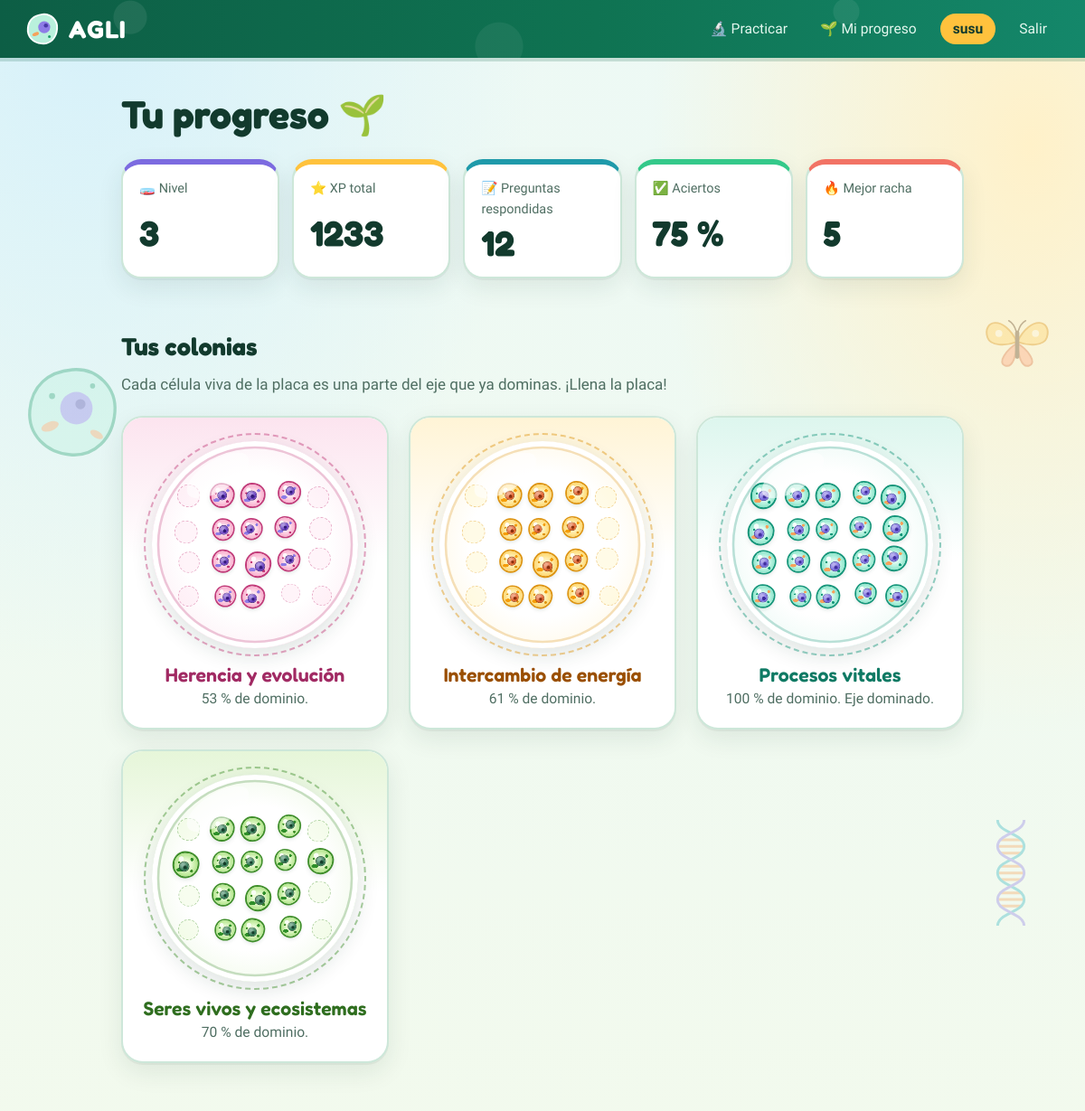
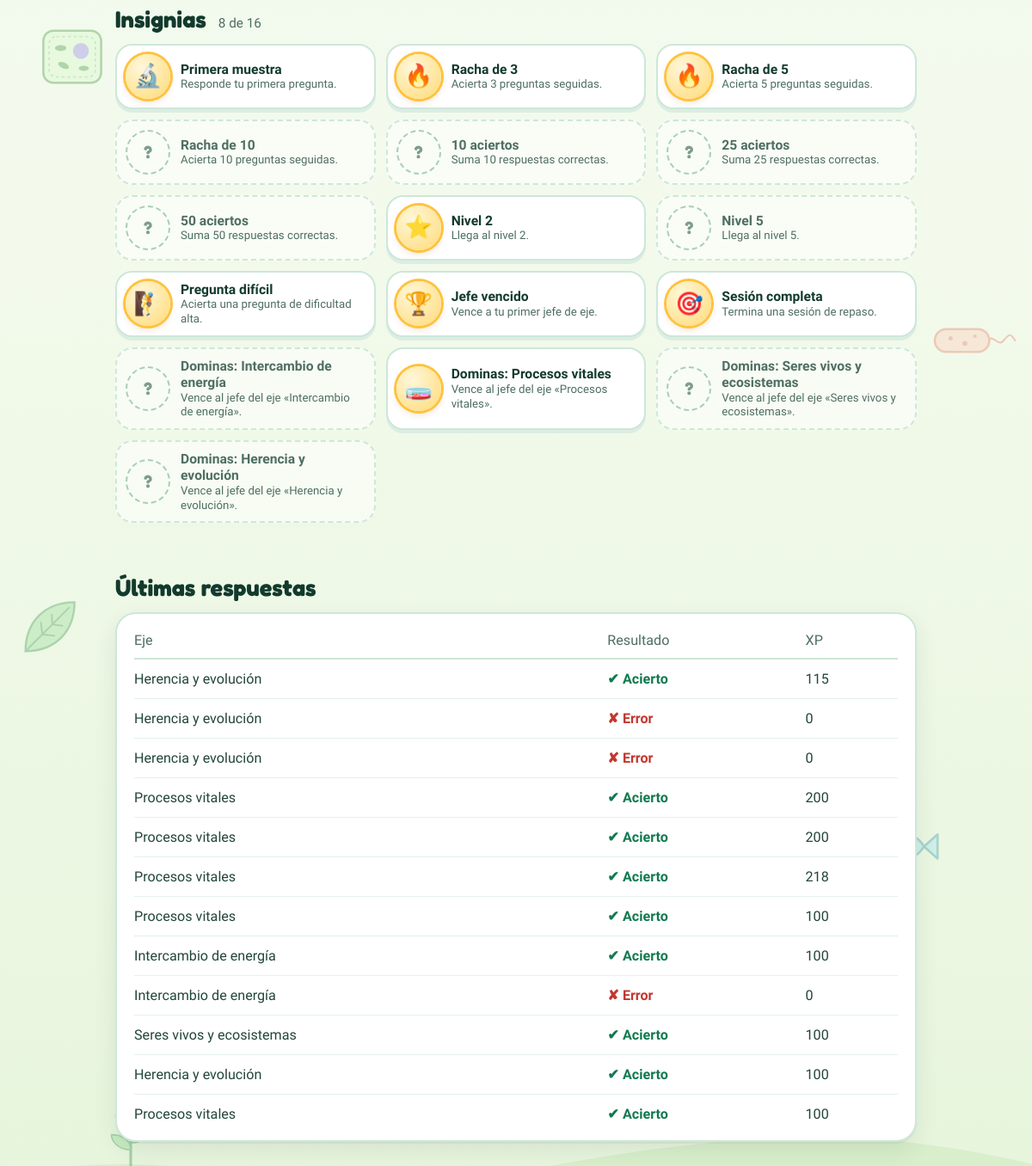
Screenshot of /progreso (signed in) with the database file from the repository (2 pictures, top to bottom).
### models.py (models this page shows)
class Usuario(db.Model):
    id = db.Column(db.Integer, primary_key=True)
    alias = db.Column(db.String(30), unique=True, nullable=False, index=True)   # sin nombres reales
    estado_json = db.Column(db.Text, nullable=False)      # StudentState (BKT, theta, XP, racha, jefe)
    rec_json = db.Column(db.Text)                         # pregunta pendiente (sobrevive a recargar la página)
    sesion_num = db.Column(db.Integer, default=1, nullable=False)
    sesion_n = db.Column(db.Integer, default=0, nullable=False)   # preguntas respondidas en la sesión actual
    sesion_xp0 = db.Column(db.Integer, default=0, nullable=False)
    creado = db.Column(db.DateTime, default=datetime.utcnow)

class Respuesta(db.Model):
    id = db.Column(db.Integer, primary_key=True)
    usuario_id = db.Column(db.Integer, db.ForeignKey("usuario.id"), index=True, nullable=False)
    sesion_num = db.Column(db.Integer, nullable=False)
    item_id = db.Column(db.String(10), nullable=False)
    kc = db.Column(db.String(80), nullable=False)
    dificultad = db.Column(db.Integer)
    opcion = db.Column(db.String(1), nullable=False)
    correcta = db.Column(db.Boolean, nullable=False)
    tiempo_ms = db.Column(db.Integer)
    p_pred = db.Column(db.Float)               # P(acierto) que predijo el motor antes de responder
    theta = db.Column(db.Float)                # habilidad IRT después de responder
    p_l = db.Column(db.Float)                  # P(dominio) del eje después de responder
    xp = db.Column(db.Integer, default=0)
    racha = db.Column(db.Integer, default=0)
    es_exploracion = db.Column(db.Boolean, default=False)
    es_jefe = db.Column(db.Boolean, default=False)
    fb_json = db.Column(db.Text)               # eventos, insignias nuevas, P(L) antes/después
    creado = db.Column(db.DateTime, default=datetime.utcnow)

### app.py (the view)
    @app.get("/progreso")
    @requiere_usuario
    def progreso():
        st = juego.estado(g.u)
        return render_template("progreso.html", u=g.u, panel=juego.panel(st), p=juego.vista_progreso(g.u, st),
                               banco=banco)

### agli_engine/engine.py (called while the page is built)
    @classmethod
    def from_dict(cls, d: dict) -> "StudentState":
        return cls(**d)

### agli_engine/gamification.py (called while the page is built)
def nivel(xp: int) -> int:
    return 1 + xp // XP_POR_NIVEL

### servicios/banco.py (called while the page is built)
def kc_slug(kc: str) -> str:
    return KC_INFO.get(kc, (re.sub(r"\W+", "_", kc.lower())[:20], kc))[0]

def kc_nombre(kc: str) -> str:
    return KC_INFO.get(kc, (None, kc))[1]

### servicios/juego.py (called while the page is built)
def celulas(pl: float) -> list[dict]:
    n_on = round(pl * N_CEL)
    return [{"rank": RANK[i], "on": RANK[i] < n_on, "dx": JITTER[i][0], "dy": JITTER[i][1], "s": JITTER[i][2]}
            for i in range(N_CEL)]

    def estado(self, u: Usuario) -> StudentState:
        return StudentState.from_dict(json.loads(u.estado_json))

    def colonia(self, kc: str, st: StudentState, pl: float | None = None) -> dict:
        pl = st.p_l[kc] if pl is None else pl
        return {"kc": kc, "slug": kc_slug(kc), "nombre": kc_nombre(kc), "pl": pl, "pct": round(pl * 100),
                "n_on": round(pl * N_CEL), "dominado": kc in st.dominados, "celulas": celulas(pl)}

    def panel(self, st: StudentState) -> dict:
        xp_nivel = st.xp % gm.XP_POR_NIVEL
        return {"nivel": gm.nivel(st.xp), "xp": st.xp, "xp_nivel": xp_nivel, "xp_meta": gm.XP_POR_NIVEL,
                "pct_xp": round(100 * xp_nivel / gm.XP_POR_NIVEL), "racha": st.streak,
                "mejor_racha": st.best_streak,
                "colonias": [self.colonia(k, st) for k in self.engine.kcs_activos]}

    def vista_progreso(self, u: Usuario, st: StudentState) -> dict:
        todas = Respuesta.query.filter_by(usuario_id=u.id).order_by(Respuesta.id.desc()).all()
        ganadas = {i.codigo: i.obtenida for i in Insignia.query.filter_by(usuario_id=u.id)}
        medallas = [dict(v, codigo=k, ganada=k in ganadas) for k, v in self.catalogo.items()]
        return {"total": len(todas), "aciertos": sum(r.correcta for r in todas),
                "pct": round(100 * sum(r.correcta for r in todas) / len(todas)) if todas else 0,
                "recientes": todas[:12], "medallas": medallas, "n_medallas": len(ganadas)}

### templates/progreso.html (shortened to what this page needs)
{% extends "base.html" %}
{% from "_macros.html" import colonia, medalla %}
{% block clase %}pagina-progreso{% endblock %}
{% block main %}
<div class="ancho">
  <h1>Tu progreso <span aria-hidden="true">🌱</span></h1>
  <dl class="cifras">
    <div class="c-nivel"><dt><span aria-hidden="true">🧫</span> Nivel</dt><dd>{{ panel.nivel }}</dd></div>
    <div class="c-xp"><dt><span aria-hidden="true">⭐</span> XP total</dt><dd>{{ panel.xp }}</dd></div>
    <div class="c-agua"><dt><span aria-hidden="true">📝</span> Preguntas respondidas</dt><dd>{{ p.total }}</dd></div>
    <div class="c-acierto"><dt><span aria-hidden="true">✅</span> Aciertos</dt><dd>{{ p.pct }} %</dd></div>
    <div class="c-racha"><dt><span aria-hidden="true">🔥</span> Mejor racha</dt><dd>{{ panel.mejor_racha }}</dd></div>
  </dl>
  <h2>Tus colonias</h2>
  <p class="lead-chico">Cada célula viva de la placa es una parte del eje que ya dominas. ¡Llena la placa!</p>
  <div class="ejes">
    {% for c in panel.colonias %}
    <section class="eje tarjeta eje-{{ c.slug }}">
      {{ colonia(c, None, True) }}
      <h3>{{ c.nombre }}</h3>
      <p>{{ c.pct }} % de dominio{{ '. Eje dominado.' if c.dominado else '.' }}</p>
    </section>
    {% endfor %}
  </div>
  <h2>Insignias <small>{{ p.n_medallas }} de {{ p.medallas|length }}</small></h2>
  <div class="medallas">{% for m in p.medallas %}{{ medalla(m, loop.index) }}{% endfor %}</div>
  <h2>Últimas respuestas</h2>
  {% if p.recientes %}
  <div class="tarjeta tabla-env"><table class="historial">
    <thead><tr><th scope="col">Eje</th><th scope="col">Resultado</th><th scope="col">XP</th></tr></thead>
    <tbody>
      {% for r in p.recientes %}
      <tr><td>{{ kc_nombre(r.kc) }}</td><td class="{{ 'ok' if r.correcta else 'mal' }}">{{ '✔ Acierto' if r.correcta else '✘ Error' }}</td><td>{{ r.xp }}</td></tr>
      {% endfor %}
    </tbody>
  </table></div>
  {% else %}
  <p>Aún no has respondido preguntas. <a href="{{ url_for('practicar') }}">Empieza tu primera sesión.</a></p>
  {% endif %}
</div>
{% endblock %}

### templates/base.html (shortened to what this page needs)
<!doctype html>
<html lang="es">
<head>
  <link rel="stylesheet" href="{{ url_for('static', filename='css/agli.css') }}">
</head>
<body class="{% block clase %}{% endblock %}">
  <div class="bio-fondo" aria-hidden="true">
    <svg class="deco d-hoja" viewBox="0 0 100 100"><path d="M15 85C15 40 45 12 88 12 88 55 60 85 15 85Z" fill="#8EDB8F" stroke="#2F8F46" stroke-width="3"/><path d="M15 85C40 60 60 40 80 20M40 60 38 42M55 45 54 30M40 60 58 62M55 45 70 47" stroke="#2F8F46" stroke-width="2.5" fill="none" stroke-linecap="round"/></svg>
  </div>
  <header class="barra">
    <a class="marca" href="{{ url_for('inicio') }}" aria-label="AGLI, inicio">
      <span>AGLI</span>
    </a>
    {% if u is defined and u %}
    <nav class="barra-nav" aria-label="Principal">
      <a href="{{ url_for('practicar') }}"><span aria-hidden="true">🔬</span> Practicar</a>
      <a href="{{ url_for('progreso') }}"><span aria-hidden="true">🌱</span> Mi progreso</a>
      <span class="alias">{{ u.alias }}</span>
      <a href="{{ url_for('salir') }}">Salir</a>
    </nav>
    {% endif %}
  </header>
  <main>{% block main %}{% endblock %}</main>
</body>
</html>

### templates/_macros.html (shortened to what this page needs)
{% macro colonia(c, desde=None, grande=False) -%}
<div class="colonia eje-{{ c.slug or 'procesos' }}{{ ' colonia-grande' if grande }}" role="img" aria-label="{{ c.nombre }}: {{ c.pct }} % de dominio">
  {%- for k in c.celulas -%}
  <i class="cel{{ ' on' if k.on }}{{ ' nueva' if desde is not none and k.on and k.rank >= desde }}" style="--dx:{{ k.dx }};--dy:{{ k.dy }};--s:{{ k.s }};--r:{{ k.rank - (desde or 0) }};--i:{{ loop.index }}"></i>
  {%- endfor -%}
</div>
{%- endmacro %}
{% macro medalla(m, i=0) %}
{% set ganada = (m.ganada is not defined) or m.ganada %}
<div class="medalla {{ 'ganada' if ganada else 'bloqueada' }}" style="--i:{{ i }}">
  <span class="med-ico" aria-hidden="true">{{ m.icono if ganada else '?' }}</span>
  <span class="med-txt"><b>{{ m.nombre }}</b><small>{{ m.desc }}</small></span>
</div>
{% endmacro %}

### rows the page displays
Usuario: alias "susu"
Respuesta: kc "Herencia y evolución", correcta "✔ Acierto", xp "115"
Respuesta: kc "Herencia y evolución", correcta "✘ Error", xp "0"
Respuesta: kc "Herencia y evolución", correcta "✘ Error", xp "0"
Respuesta: kc "Procesos vitales", correcta "✔ Acierto", xp "200"
Respuesta: kc "Procesos vitales", correcta "✔ Acierto", xp "200"
Respuesta: kc "Procesos vitales", correcta "✔ Acierto", xp "218"
Respuesta: kc "Procesos vitales", correcta "✔ Acierto", xp "100"
Respuesta: kc "Intercambio de energía", correcta "✔ Acierto", xp "100"
Respuesta: kc "Intercambio de energía", correcta "✘ Error", xp "0"
Respuesta: kc "Seres vivos y ecosistemas", correcta "✔ Acierto", xp "100"
Respuesta: kc "Herencia y evolución", correcta "✔ Acierto", xp "100"
Respuesta: kc "Procesos vitales", correcta "✔ Acierto", xp "100"

### other values shown
{{ panel.nivel }} "3"
{{ panel.xp }} "1233"
{{ p.total }} "12"
{{ p.pct }} "75"
{{ panel.mejor_racha }} "5"
{{ c.nombre }} "Herencia y evolución" "Intercambio de energía" "Procesos vitales" "Seres vivos y ecosistemas"
{{ c.pct }} "53" "61" "100" "70"
{{ '. Eje dominado.' if c.dominado else '.' }} "." "." ". Eje dominado." "."
{{ p.n_medallas }} "8"
{{ p.medallas|length }} "16"
{{ m.icono if ganada else '?' }} "🔬" "🔥" "🔥" "?" "?" "?" "?" "⭐" "?" "🧗" "🏆" "🎯" "?" "🧫" "?" "?"
{{ m.nombre }} "Primera muestra" "Racha de 3" "Racha de 5" "Racha de 10" "10 aciertos" "25 aciertos" "50 aciertos" "Nivel 2" "Nivel 5" "Pregunta difícil" "Jefe vencido" "Sesión completa" "Dominas: Intercambio de energía" "Dominas: Procesos vitales" "Dominas: Seres vivos y ecosistemas" "Dominas: Herencia y evolución"
{{ m.desc }} "Responde tu primera pregunta." "Acierta 3 preguntas seguidas." "Acierta 5 preguntas seguidas." "Acierta 10 preguntas seguidas." "Suma 10 respuestas correctas." "Suma 25 respuestas correctas." "Suma 50 respuestas correctas." "Llega al nivel 2." "Llega al nivel 5." "Acierta una pregunta de dificultad alta." "Vence a tu primer jefe de eje." "Termina una sesión de repaso." "Vence al jefe del eje «Intercambio de energía»." "Vence al jefe del eje «Procesos vitales»." "Vence al jefe del eje «Seres vivos y ecosistemas»." "Vence al jefe del eje «Herencia y evolución»."
